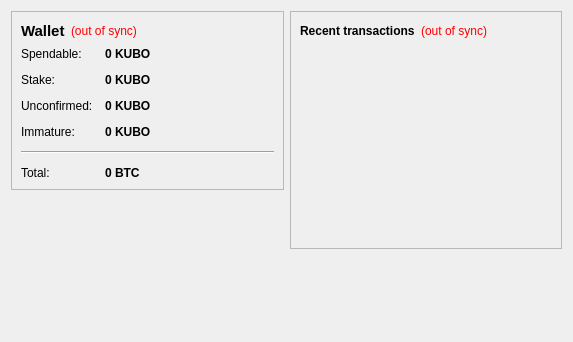
<?xml version="1.0" encoding="UTF-8"?>
<ui version="4.0">
 <class>OverviewPage</class>
 <widget class="QWidget" name="OverviewPage">
  <property name="geometry">
   <rect>
    <x>0</x>
    <y>0</y>
    <width>573</width>
    <height>342</height>
   </rect>
  </property>
  <property name="windowTitle">
   <string>Form</string>
  </property>
  <layout class="QHBoxLayout" name="horizontalLayout" stretch="1,1">
   <item>
    <layout class="QVBoxLayout" name="verticalLayout_2">
     <item>
      <widget class="QFrame" name="frame">
       <property name="frameShape">
        <enum>QFrame::StyledPanel</enum>
       </property>
       <property name="frameShadow">
        <enum>QFrame::Raised</enum>
       </property>
       <layout class="QVBoxLayout" name="verticalLayout_4">
        <item>
         <layout class="QHBoxLayout" name="horizontalLayout_4">
          <item>
           <widget class="QLabel" name="label_5">
            <property name="font">
             <font>
              <pointsize>11</pointsize>
              <weight>75</weight>
              <bold>true</bold>
             </font>
            </property>
            <property name="text">
             <string>Wallet</string>
            </property>
           </widget>
          </item>
          <item>
           <widget class="QLabel" name="labelWalletStatus">
            <property name="toolTip">
             <string>The displayed information may be out of date. Your wallet automatically synchronizes with the KUBOS network after a connection is established, but this process has not completed yet.</string>
            </property>
            <property name="styleSheet">
             <string notr="true">QLabel { color: red; }</string>
            </property>
            <property name="text">
             <string notr="true">(out of sync)</string>
            </property>
            <property name="alignment">
             <set>Qt::AlignLeading|Qt::AlignLeft|Qt::AlignVCenter</set>
            </property>
           </widget>
          </item>
          <item>
           <spacer name="horizontalSpacer_2">
            <property name="orientation">
             <enum>Qt::Horizontal</enum>
            </property>
            <property name="sizeHint" stdset="0">
             <size>
              <width>40</width>
              <height>20</height>
             </size>
            </property>
           </spacer>
          </item>
         </layout>
        </item>
        <item>
         <layout class="QFormLayout" name="formLayout_2">
          <property name="fieldGrowthPolicy">
           <enum>QFormLayout::AllNonFixedFieldsGrow</enum>
          </property>
          <property name="horizontalSpacing">
           <number>12</number>
          </property>
          <property name="verticalSpacing">
           <number>12</number>
          </property>
          <item row="0" column="0">
           <widget class="QLabel" name="label">
            <property name="text">
             <string>Spendable:</string>
            </property>
           </widget>
          </item>
          <item row="0" column="1">
           <widget class="QLabel" name="labelBalance">
            <property name="font">
             <font>
              <weight>75</weight>
              <bold>true</bold>
             </font>
            </property>
            <property name="cursor">
             <cursorShape>IBeamCursor</cursorShape>
            </property>
            <property name="toolTip">
             <string>Your current spendable balance</string>
            </property>
            <property name="text">
             <string notr="true">0 KUBO</string>
            </property>
            <property name="textInteractionFlags">
             <set>Qt::LinksAccessibleByMouse|Qt::TextSelectableByKeyboard|Qt::TextSelectableByMouse</set>
            </property>
           </widget>
          </item>
          <item row="1" column="0">
           <widget class="QLabel" name="label_6">
            <property name="text">
             <string>Stake:</string>
            </property>
           </widget>
          </item>
          <item row="1" column="1">
           <widget class="QLabel" name="labelStake">
            <property name="font">
             <font>
              <weight>75</weight>
              <bold>true</bold>
             </font>
            </property>
            <property name="cursor">
             <cursorShape>IBeamCursor</cursorShape>
            </property>
            <property name="toolTip">
             <string>Total of coins that was staked, and do not yet count toward the current balance</string>
            </property>
            <property name="text">
             <string notr="true">0 KUBO</string>
            </property>
            <property name="textInteractionFlags">
             <set>Qt::LinksAccessibleByMouse|Qt::TextSelectableByKeyboard|Qt::TextSelectableByMouse</set>
            </property>
           </widget>
          </item>
          <item row="2" column="0">
           <widget class="QLabel" name="label_3">
            <property name="text">
             <string>Unconfirmed:</string>
            </property>
           </widget>
          </item>
          <item row="2" column="1">
           <widget class="QLabel" name="labelUnconfirmed">
            <property name="font">
             <font>
              <weight>75</weight>
              <bold>true</bold>
             </font>
            </property>
            <property name="cursor">
             <cursorShape>IBeamCursor</cursorShape>
            </property>
            <property name="toolTip">
             <string>Total of transactions that have yet to be confirmed, and do not yet count toward the current balance</string>
            </property>
            <property name="text">
             <string notr="true">0 KUBO</string>
            </property>
            <property name="textInteractionFlags">
             <set>Qt::LinksAccessibleByMouse|Qt::TextSelectableByKeyboard|Qt::TextSelectableByMouse</set>
            </property>
           </widget>
          </item>
          <item row="3" column="0">
           <widget class="QLabel" name="labelImmatureText">
            <property name="text">
             <string>Immature:</string>
            </property>
           </widget>
          </item>
          <item row="3" column="1">
           <widget class="QLabel" name="labelImmature">
            <property name="font">
             <font>
              <weight>75</weight>
              <bold>true</bold>
             </font>
            </property>
            <property name="toolTip">
             <string>Mined balance that has not yet matured</string>
            </property>
            <property name="text">
             <string notr="true">0 KUBO</string>
            </property>
            <property name="textInteractionFlags">
             <set>Qt::LinksAccessibleByMouse|Qt::TextSelectableByKeyboard|Qt::TextSelectableByMouse</set>
            </property>
           </widget>
          </item>
          <item row="4" column="0" colspan="2">
           <widget class="Line" name="line">
            <property name="orientation">
             <enum>Qt::Horizontal</enum>
            </property>
           </widget>
          </item>
          <item row="5" column="0">
           <widget class="QLabel" name="labelTotalText">
            <property name="text">
             <string>Total:</string>
            </property>
           </widget>
          </item>
          <item row="5" column="1">
           <widget class="QLabel" name="labelTotal">
            <property name="font">
             <font>
              <weight>75</weight>
              <bold>true</bold>
             </font>
            </property>
            <property name="cursor">
             <cursorShape>IBeamCursor</cursorShape>
            </property>
            <property name="toolTip">
             <string>Your current total balance</string>
            </property>
            <property name="text">
             <string notr="true">0 BTC</string>
            </property>
            <property name="textInteractionFlags">
             <set>Qt::LinksAccessibleByMouse|Qt::TextSelectableByKeyboard|Qt::TextSelectableByMouse</set>
            </property>
           </widget>
          </item>
         </layout>
        </item>
       </layout>
      </widget>
     </item>
     <item>
      <spacer name="verticalSpacer">
       <property name="orientation">
        <enum>Qt::Vertical</enum>
       </property>
       <property name="sizeHint" stdset="0">
        <size>
         <width>20</width>
         <height>40</height>
        </size>
       </property>
      </spacer>
     </item>
    </layout>
   </item>
   <item>
    <layout class="QVBoxLayout" name="verticalLayout_3">
     <item>
      <widget class="QFrame" name="frame_2">
       <property name="frameShape">
        <enum>QFrame::StyledPanel</enum>
       </property>
       <property name="frameShadow">
        <enum>QFrame::Raised</enum>
       </property>
       <layout class="QVBoxLayout" name="verticalLayout">
        <item>
         <layout class="QHBoxLayout" name="horizontalLayout_2">
          <item>
           <widget class="QLabel" name="label_4">
            <property name="text">
             <string>&lt;b&gt;Recent transactions&lt;/b&gt;</string>
            </property>
           </widget>
          </item>
          <item>
           <widget class="QLabel" name="labelTransactionsStatus">
            <property name="toolTip">
             <string>The displayed information may be out of date. Your wallet automatically synchronizes with the KUBOS network after a connection is established, but this process has not completed yet.</string>
            </property>
            <property name="styleSheet">
             <string notr="true">QLabel { color: red; }</string>
            </property>
            <property name="text">
             <string notr="true">(out of sync)</string>
            </property>
            <property name="alignment">
             <set>Qt::AlignRight|Qt::AlignTrailing|Qt::AlignVCenter</set>
            </property>
           </widget>
          </item>
          <item>
           <spacer name="horizontalSpacer">
            <property name="orientation">
             <enum>Qt::Horizontal</enum>
            </property>
            <property name="sizeHint" stdset="0">
             <size>
              <width>40</width>
              <height>20</height>
             </size>
            </property>
           </spacer>
          </item>
         </layout>
        </item>
        <item>
         <widget class="QListView" name="listTransactions">
          <property name="styleSheet">
           <string notr="true">QListView { background: transparent; }</string>
          </property>
          <property name="frameShape">
           <enum>QFrame::NoFrame</enum>
          </property>
          <property name="verticalScrollBarPolicy">
           <enum>Qt::ScrollBarAlwaysOff</enum>
          </property>
          <property name="horizontalScrollBarPolicy">
           <enum>Qt::ScrollBarAlwaysOff</enum>
          </property>
          <property name="selectionMode">
           <enum>QAbstractItemView::NoSelection</enum>
          </property>
         </widget>
        </item>
       </layout>
      </widget>
     </item>
     <item>
      <spacer name="verticalSpacer_2">
       <property name="orientation">
        <enum>Qt::Vertical</enum>
       </property>
       <property name="sizeHint" stdset="0">
        <size>
         <width>20</width>
         <height>40</height>
        </size>
       </property>
      </spacer>
     </item>
    </layout>
   </item>
  </layout>
 </widget>
 <resources/>
 <connections/>
</ui>
